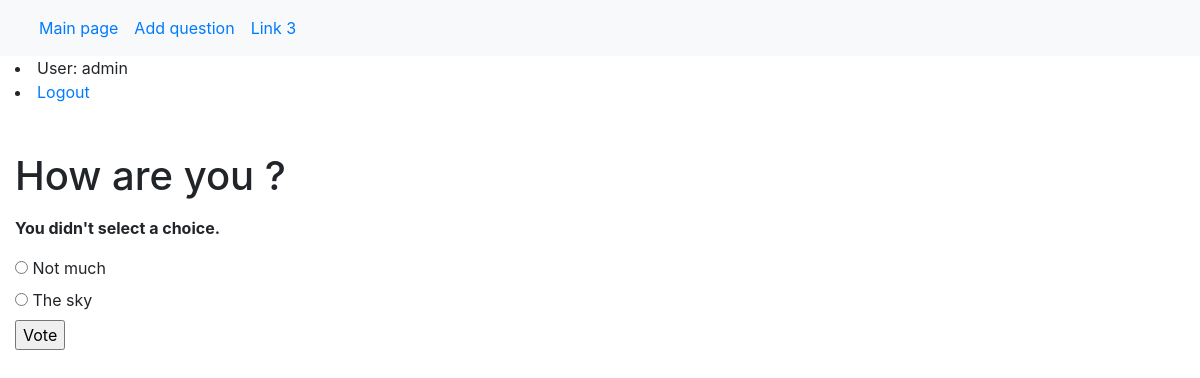
Page /polls/2/vote/ (signed in) on the committed database.
### polls/models.py (models this page shows, shortened)
class Question(models.Model):
    question_text = models.CharField(max_length=200)
    pub_date = models.DateTimeField('date published')
    user = models.ForeignKey(User, on_delete=models.SET_NULL, null=True, blank=True)

class Choice(models.Model):
    question = models.ForeignKey(Question, on_delete=models.CASCADE)
    choice_text = models.CharField(max_length=200)
    votes = models.IntegerField(default=0)

### polls/views.py (the view)
# urls.py: path('<int:question_id>/vote/', views.vote, name='vote'),
def vote(request, question_id):
    question = get_object_or_404(Question, pk=question_id)
    try:
        selected_choice = question.choice_set.get(pk=request.POST['choice'])
    except (KeyError, Choice.DoesNotExist):
        return render(request, 'polls/detail.html', {
            'question': question,
            'error_message': "You didn't select a choice.",
        })
    else:
        selected_choice.votes += 1
        selected_choice.save()
        return HttpResponseRedirect(reverse('polls:results', args=(question.id,)))

### polls/templates/polls/detail.html (shortened to what this page needs)
{% extends "polls/base.html" %}
{% block content %}
    <form action="{% url 'polls:vote' question.id %}" method="post">
    <fieldset>
        <legend><h1>{{ question.question_text }}</h1></legend>
        {% if error_message %}<p><strong>{{ error_message }}</strong></p>{% endif %}
        {% for choice in question.choice_set.all %}
            <input type="radio" name="choice" id="choice{{ forloop.counter }}" value="{{ choice.id }}">
            <label for="choice{{ forloop.counter }}">{{ choice.choice_text }}</label><br>
        {% endfor %}
    </fieldset>
    <input type="submit" value="Vote">
    </form>
{% endblock %}

### polls/templates/polls/base.html (shortened to what this page needs)
 <!DOCTYPE html>
<html lang="en">
<head>
  <link rel="stylesheet" href="https://cdn.jsdelivr.net/npm/bootstrap@4.6.2/dist/css/bootstrap.min.css">
</head>
<body>
<nav class="navbar navbar-expand-sm bg-light">
  <div class="container-fluid">
    <ul class="navbar-nav">
      <li class="nav-item">
        <a class="nav-link" href="/polls/">Main page</a>
      </li>
      <li class="nav-item">
        <a class="nav-link" href="/polls/add/">Add question</a>
      </li>
      <li class="nav-item">
        <a class="nav-link" href="#">Link 3</a>
      </li>
    </ul>
  </div>
</nav>
<div class="container-fluid">
   {% if user.is_authenticated %}
     <li>User: {{ user.get_username }}</li>
     <li><a href="{% url 'logout' %}?next={{ request.path }}">Logout</a></li>
   {% else %}
     <li><a href="{% url 'login' %}?next={{ request.path }}">Login</a></li>
   {% endif %}
    {% block content %}
    {% endblock %}
</div>
</body>
</html>

### rows in the picture
Question: question_text "How are you ?"
Choice: choice_text "Not much"
Choice: choice_text "The sky"

### other values in the picture
{{ user.get_username }} "admin"
{{ error_message }} "You didn't select a choice."
